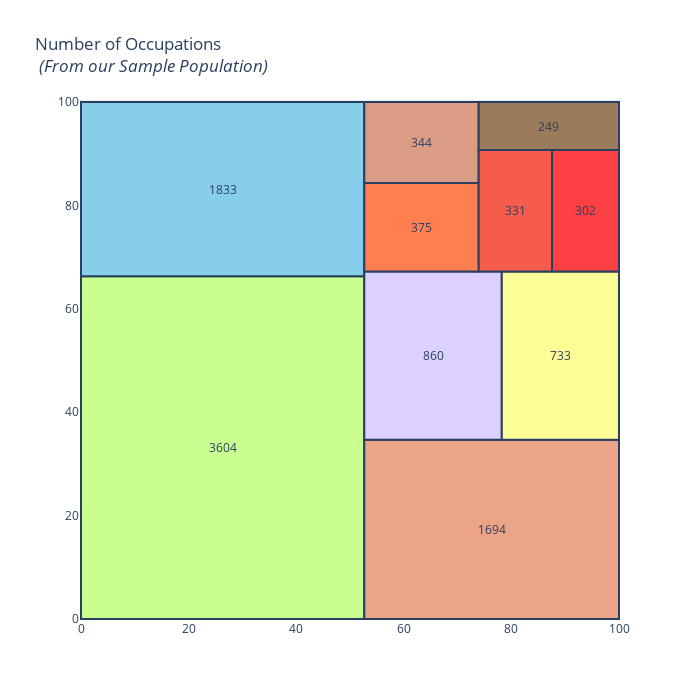

The notebook cell this image was saved under:
### Code cell
import squarify
df = df.drop(df.loc[df["balance"] == 0].index)


x = 0
y = 0
width = 100
height = 100

job_names = df['job'].value_counts().index
values = df['job'].value_counts().tolist()

normed = squarify.normalize_sizes(values, width, height)
rects = squarify.squarify(normed, x, y, width, height)

colors = ['rgb(200, 255, 144)','rgb(135, 206, 235)',
          'rgb(235, 164, 135)','rgb(220, 208, 255)',
          'rgb(253, 253, 150)','rgb(255, 127, 80)', 
         'rgb(218, 156, 133)', 'rgb(245, 92, 76)',
         'rgb(252,64,68)', 'rgb(154,123,91)']

shapes = []
annotations = []
counter = 0

for r in rects:
    shapes.append(
        dict(
            type = 'rect',
            x0 = r['x'],
            y0 = r['y'],
            x1 = r['x'] + r['dx'],
            y1 = r['y'] + r['dy'],
            line = dict(width=2),
            fillcolor = colors[counter]
        )
    )
    annotations.append(
        dict(
            x = r['x']+(r['dx']/2),
            y = r['y']+(r['dy']/2),
            text = values[counter],
            showarrow = False
        )
    )
    counter = counter + 1
    if counter >= len(colors):
        counter = 0
    
# For hover text
trace0 = go.Scatter(
    x = [ r['x']+(r['dx']/2) for r in rects],
    y = [ r['y']+(r['dy']/2) for r in rects],
    text = [ str(v) for v in job_names],
    mode='text',
)

layout = dict(
    title='Number of Occupations <br> <i>(From our Sample Population)</i>',
    height=700, 
    width=700,
    xaxis=dict(showgrid=False,zeroline=False),
    yaxis=dict(showgrid=False,zeroline=False),
    shapes=shapes,
    annotations=annotations,
    hovermode='closest'
)

# With hovertext
figure = dict(data=[trace0], layout=layout)

iplot(figure, filename='squarify-treemap')

### Figure 1 — Plotly figure (JSON) as saved in the notebook; plotly's stock layout.template omitted (floating-point values rounded to 4 significant figures)
{"data": [{"mode": "text", "text": ["management", "blue-collar", "technician", "services", "retired", "self-employed", "student", "unemployed", "entrepreneur", "housemaid"], "type": "scatter", "x": [26.33, 26.33, 76.33, 65.44, 89.11, 63.29, 63.29, 80.74, 93.78, 86.96], "y": [33.14, 83.14, 17.33, 50.95, 50.95, 75.79, 92.16, 79.0, 79.0, 95.38]}], "layout": {"annotations": [{"showarrow": false, "text": "3604", "x": 26.33, "y": 33.14}, {"showarrow": false, "text": "1833", "x": 26.33, "y": 83.14}, {"showarrow": false, "text": "1694", "x": 76.33, "y": 17.33}, {"showarrow": false, "text": "860", "x": 65.44, "y": 50.95}, {"showarrow": false, "text": "733", "x": 89.11, "y": 50.95}, {"showarrow": false, "text": "375", "x": 63.29, "y": 75.79}, {"showarrow": false, "text": "344", "x": 63.29, "y": 92.16}, {"showarrow": false, "text": "331", "x": 80.74, "y": 79.0}, {"showarrow": false, "text": "302", "x": 93.78, "y": 79.0}, {"showarrow": false, "text": "249", "x": 86.96, "y": 95.38}], "height": 700, "hovermode": "closest", "shapes": [{"fillcolor": "rgb(200, 255, 144)", "line": {"width": 2}, "type": "rect", "x0": 0, "x1": 52.66, "y0": 0, "y1": 66.29}, {"fillcolor": "rgb(135, 206, 235)", "line": {"width": 2}, "type": "rect", "x0": 0, "x1": 52.66, "y0": 66.29, "y1": 100}, {"fillcolor": "rgb(235, 164, 135)", "line": {"width": 2}, "type": "rect", "x0": 52.66, "x1": 100, "y0": 0, "y1": 34.66}, {"fillcolor": "rgb(220, 208, 255)", "line": {"width": 2}, "type": "rect", "x0": 52.66, "x1": 78.22, "y0": 34.66, "y1": 67.25}, {"fillcolor": "rgb(253, 253, 150)", "line": {"width": 2}, "type": "rect", "x0": 78.22, "x1": 100, "y0": 34.66, "y1": 67.25}, {"fillcolor": "rgb(255, 127, 80)", "line": {"width": 2}, "type": "rect", "x0": 52.66, "x1": 73.92, "y0": 67.25, "y1": 84.33}, {"fillcolor": "rgb(218, 156, 133)", "line": {"width": 2}, "type": "rect", "x0": 52.66, "x1": 73.92, "y0": 84.33, "y1": 100.0}, {"fillcolor": "rgb(245, 92, 76)", "line": {"width": 2}, "type": "rect", "x0": 73.92, "x1": 87.56, "y0": 67.25, "y1": 90.75}, {"fillcolor": "rgb(252,64,68)", "line": {"width": 2}, "type": "rect", "x0": 87.56, "x1": 100, "y0": 67.25, "y1": 90.75}, {"fillcolor": "rgb(154,123,91)", "line": {"width": 2}, "type": "rect", "x0": 73.92, "x1": 100.0, "y0": 90.75, "y1": 100}], "title": {"text": "Number of Occupations <br> <i>(From our Sample Population)</i>"}, "width": 700, "xaxis": {"showgrid": false, "zeroline": false}, "yaxis": {"showgrid": false, "zeroline": false}}}
